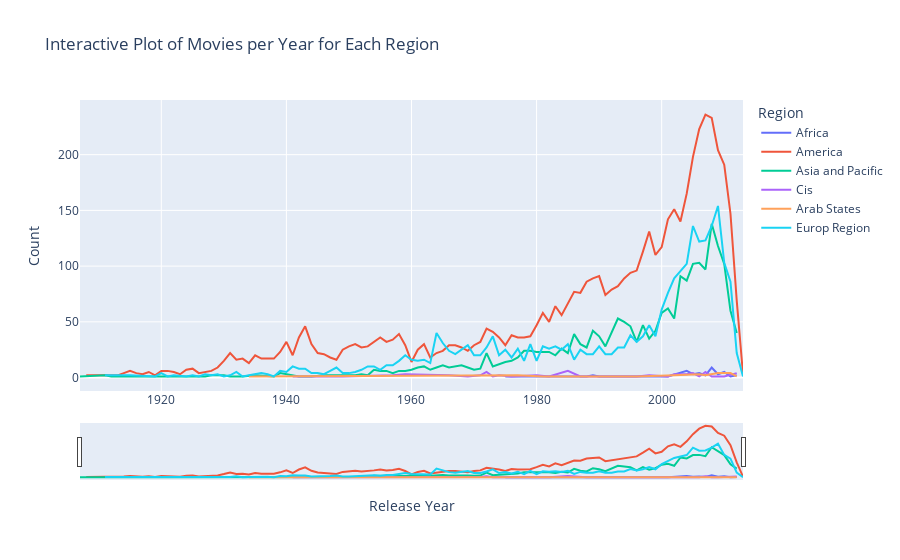

The notebook cell this image was saved under:
### Code cell
# Sort the DataFrame by 'Release date'

exploded_df = filtered_df_for_topics.explode('Region').sort_values('Release date')
exploded_df['Release date']=  exploded_df['Release date'].str[:4]
exploded_df.dropna(subset=['Release date'], inplace=True)
exploded_df['Release date'] = pd.to_datetime(exploded_df['Release date'])

# Create a DataFrame suitable for Plotly
plotly_df = exploded_df.groupby(['Region', 'Release date']).size().reset_index(name='Number of Movies')
# Interactive Plot
fig = px.line(plotly_df, x='Release date', y='Number of Movies', color='Region',
              title='Interactive Plot of Movies per Year for Each Region',
              labels={'Release date': 'Release Year', 'Number of Movies': 'Count'})

fig.update_xaxes(rangeslider_visible=True)
fig.show()
